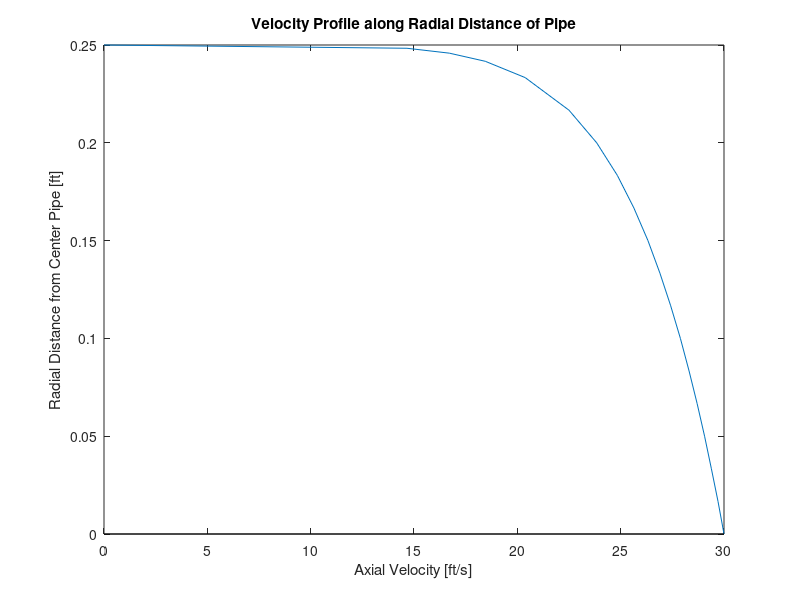

The MATLAB script that drew this image: (Note: this script raises an error after producing the figure.)
%Brandon Lim
clear,clc,close all

r = 0:0.2:2.8; %in
r = [r, 2.9, 2.95, 2.98, 3];
r = r./12;
vel = [30 29.71 29.39 29.06 28.70 28.31 27.89 27.42 26.90 26.32 25.64 24.84 23.84 22.5 20.38 18.45 16.71 14.66 0]; %ft/s


plot(vel,r);
xlabel("Axial Velocity [ft/s]")
ylabel("Radial Distance from Center Pipe [ft]")
title("Velocity Profile along Radial Distance of Pipe")

hold on
for i = 1:length(r)
 velline = plot([0, vel(i)],[r(i),r(i)],"k");
 line2arrow(velline);
end

integration = trapz(r,(vel .* r));
mass_flow_rate = integration * 2 * pi * 0.00238 
